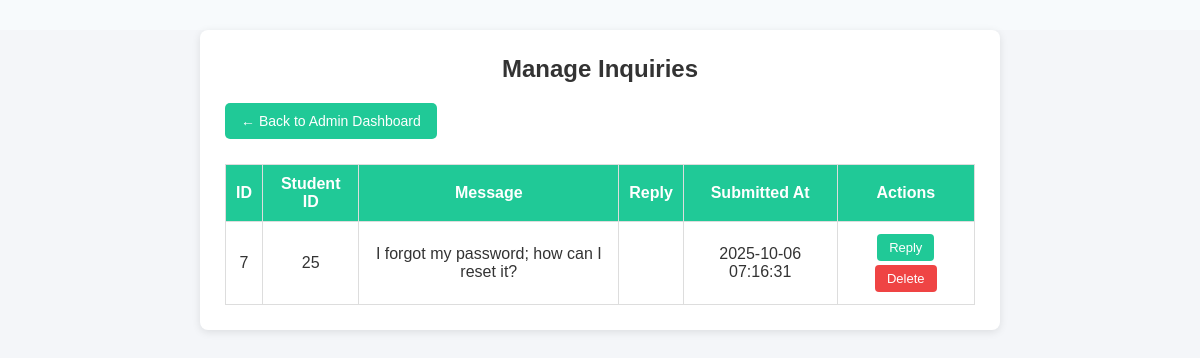
The app's page /admin/manage_inquiries.php (signed in) with its own data.
### tables this page shows
CREATE TABLE `inquiries` (
  `inquiry_id` int(11) NOT NULL,
  `user_id` int(11) NOT NULL,
  `subject` varchar(255) NOT NULL,
  `message` text NOT NULL,
  `reply` text NOT NULL,
  `created_at` timestamp NOT NULL DEFAULT current_timestamp()
);

### admin/manage_inquiries.php (the view, shortened to what this page needs)
<?php
include('../includes/connect.php');
$query = "SELECT * FROM inquiries ORDER BY created_at DESC";
$result = $conn->query($query);
?>
<!DOCTYPE html>
<html lang="en">
<head>
  <link rel="stylesheet" href="../css/admin_style.css">
</head>
<body>
  <div class="admin-container">
    <h2>Manage Inquiries</h2>
    <a href="admin_dashboard.php" class="btn" style="margin-bottom: 15px;">← Back to Admin Dashboard</a>
    <?php if ($result && $result->num_rows > 0) { ?>
      <table>
        <tr>
          <th>ID</th>
          <th>Student ID</th>
          <th>Message</th>
          <th>Reply</th>
          <th>Submitted At</th>
          <th>Actions</th>
        </tr>
        <?php while ($row = $result->fetch_assoc()) { ?>
          <tr>
            <td><?php echo $row['inquiry_id']; ?></td>
            <td><?php echo htmlspecialchars($row['user_id']); ?></td>
            <td><?php echo htmlspecialchars($row['message']); ?></td>
            <td><?php echo htmlspecialchars($row['reply']); ?></td>
            <td><?php echo htmlspecialchars($row['created_at']); ?></td>
            <td>
              <a href="reply_inquiry.php?id=<?php echo $row['inquiry_id']; ?>" class="btn-small">Reply</a>
              <a href="delete_inquiry.php?id=<?php echo $row['inquiry_id']; ?>"
                 class="btn-small btn-danger"
                 onclick="return confirm('Are you sure you want to delete this inquiry?');">
                 Delete
              </a>
            </td>
          </tr>
        <?php } ?>
      </table>
    <?php } else { ?>
      <p>No inquiries found.</p>
    <?php } ?>
  </div>
</body>
</html>

### css/admin_style.css (style rules this page uses)
* { box-sizing: border-box; margin: 0; padding: 0; }
html,body { height: 100%; font-family: Inter, system-ui, -apple-system, "Segoe UI", Roboto, "Helvetica Neue", Arial; color: #111827; background:#f7fafc; }
.btn { display:inline-block; padding:8px 12px; border-radius:8px; text-decoration:none; font-size:14px; }
.admin-container { max-width: 800px; margin: 30px auto; background: #fff; padding: 20px; border-radius: 10px; box-shadow: 0 6px 16px rgba(0,0,0,0.1); }
.admin-container h2 { margin-bottom: 20px; }
.btn { background: #20c997; color: #fff; padding: 10px 16px; border: none; border-radius: 6px; cursor: pointer; text-decoration: none; }
table { width: 100%; border-collapse: collapse; margin-top: 20px; }
table th, table td { border: 1px solid #ddd; padding: 10px; text-align: center; }
body { font-family: Arial, sans-serif; background: #f4f6f9; margin: 0; padding: 0; }
.admin-container { width: 90%; margin: 30px auto; background: #fff; padding: 20px; border-radius: 8px; box-shadow: 0 2px 6px rgba(0,0,0,0.1); }
h2 { text-align: center; margin-bottom: 20px; color: #333; }
.btn { display: inline-block; padding: 10px 16px; margin-bottom: 15px; border-radius: 5px; background: #20c997; color: #fff; text-decoration: none; font-size: 14px; transition: 0.3s; }
.btn-small { display: inline-block; padding: 6px 12px; font-size: 13px; border-radius: 4px; text-decoration: none; margin: 2px; background: #20c997; color: white; transition: 0.3s; }
.btn-danger { background: #ef4444; }
table { width: 100%; border-collapse: collapse; margin-top: 10px; }
th, td { padding: 10px; border: 1px solid #ddd; text-align: center; }
th { background: #20c997; color: #fff; font-weight: bold; }
td { color: #333; }
.admin-container { width: 80%; margin: 30px auto; background: #fff; padding: 25px; border-radius: 8px; box-shadow: 0 2px 8px rgba(0,0,0,0.1); }
h2 { text-align: center; margin-bottom: 20px; color: #333; font-size: 24px; }

### records on screen
inquiries: inquiry_id "7", user "25", message "I forgot my password; how can I reset it?", created_at "2025-10-06 07:16:31"
